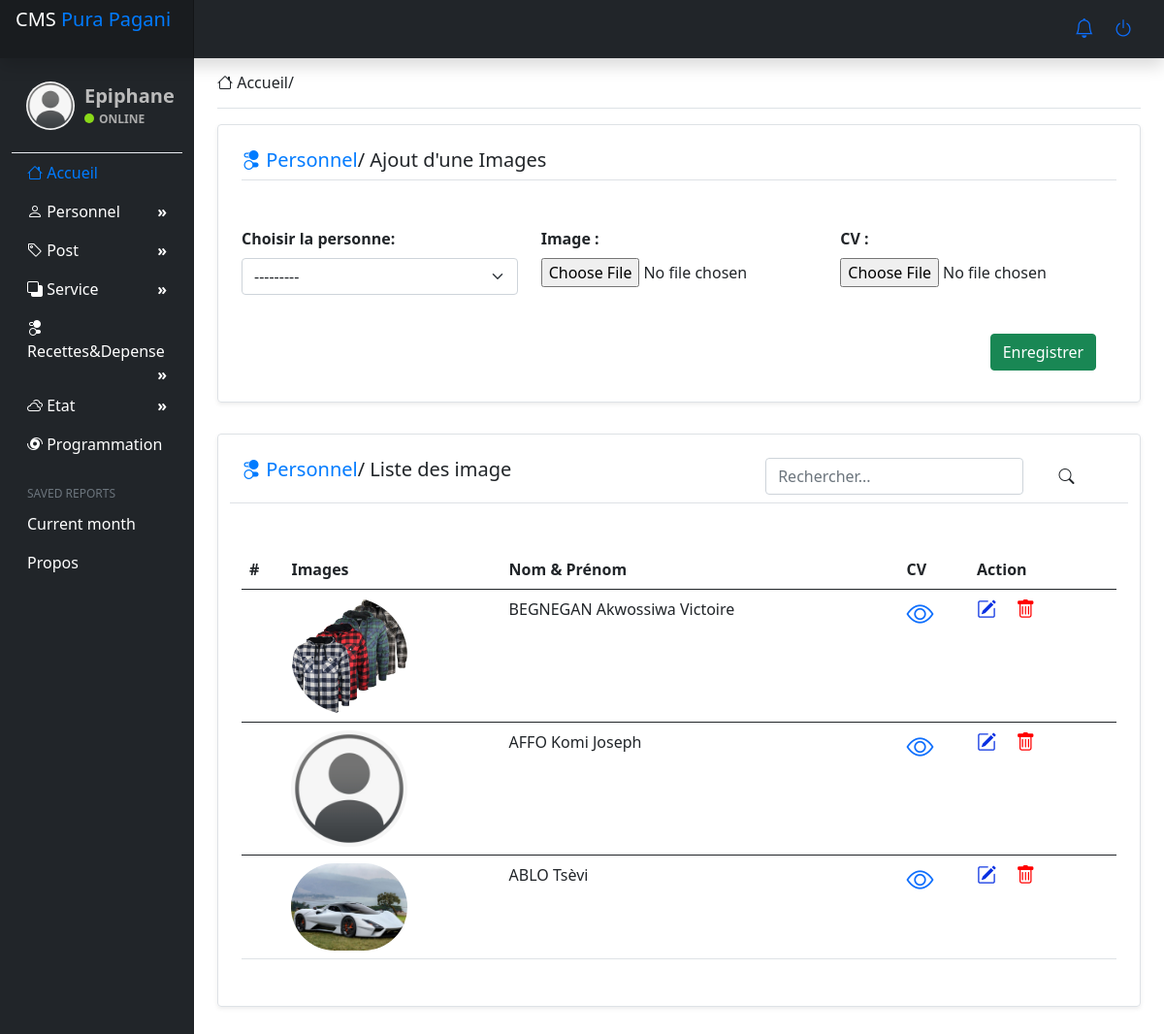
Screenshot of /add_image/ (signed in) with the database file from the repository.
### direction/models.py (models this page shows)
class Doc(models.Model):
    image = models.ImageField(null=True, blank=True)
    pdf = models.FileField(null=True, blank=True)
    personne_profil = models.ForeignKey(
        Personnel, on_delete=models.SET_NULL, null=True, blank=True)
    date_create = models.DateTimeField(auto_now_add=True, null=True)
    @property
    def imageURL(self):
        try:
            url = self.image.url
        except:
            url = ''
        return url

class Personnel(models.Model):
    nom = models.CharField(max_length=200, null=True)
    prenom = models.CharField(max_length=200, null=True)
    date_naissance = models.DateField(
        auto_now_add=False, auto_now=False, blank=True, null=True)
    sexe = models.CharField(max_length=200, null=True)
    email = models.CharField(max_length=200, null=True)
    telephone = models.CharField(max_length=200, null=True)
    adresse = models.CharField(max_length=200, null=True)
    nationalite = models.CharField(max_length=200, null=True)
    situation_matrimonial = models.CharField(max_length=200, null=True)
    nombre_enfant = models.IntegerField(blank=True, null=True)
    contrat = models.CharField(max_length=200, null=True)
    date_debut = models.DateField(
        auto_now_add=False, auto_now=False, blank=True, null=True)
    date_fin = models.DateField(
        auto_now_add=False, auto_now=False, blank=True, null=True)
    personne_prevenir = models.CharField(max_length=200, null=True)
    telephone_prevenir = models.CharField(max_length=200, null=True)
    numero_bank = models.CharField(max_length=200, null=True)
    numero_cnss = models.CharField(max_length=200, null=True)
    personne_post = models.ForeignKey(
        Poste, on_delete=models.SET_NULL, null=True, blank=True)
    date_create = models.DateTimeField(auto_now_add=True, null=True)
    def __str__(self):
        return self.nom+' '+self.prenom

### direction/views.py (the view)
# urls.py: path('add_image/', views.addImage, name="add_image"),
@login_required(login_url='login')
def addImage(request):
    submitted = False
    if request.method == 'POST':
        form = ImageForm(request.POST, request.FILES)
        if form.is_valid():
            form.save()
            return HttpResponseRedirect('/add_image?submitted=True')
    else:
        form = ImageForm
        if 'submitted' in request.GET:
            submitted = True
    listDoc = Doc.objects.all()
    context = {'form': form, 'submitted': submitted, 'listDoc': listDoc}
    return render(request, 'directions/add_image.html', context)

### direction/templates/directions/add_image.html (shortened to what this page needs)
{% extends 'directions/main.html'%}
{% block content %}
<div class="row mb-2">
    <div class="col-md-12">
        <div class="row g-0 border rounded overflow-hidden flex-md-row mb-4 shadow-sm h-md-250 position-relative">
        <div class="col p-4 d-flex flex-column position-static">
            <h2 class="h5 pt pb-2 mb-4 border-bottom"><span class="title-h"><i class="bi bi-toggles2"></i> Personnel</span>/ Ajout d'une Images</h2>
            <br>
            <div class="row mb-2">
                <div class="col-md-12">
                    <form action="" method="post" enctype="multipart/form-data">
                        <div class="row">
                            <div class="col-md-4">
                                    <label class="form-label"><b>Choisir la personne:</b></label>
                                    {{ form.personne_profil }}
                            </div>
                            <div class="col-md-4">
                                <label class="form-label"><b>Image :</b></label>
                                {{ form.image }}
                            </div>
                            <div class="col-md-4">
                                <label class="form-label"><b>CV : </b></label>
                                {{ form.pdf }}
                            </div>
                        </div>
                        <br>
                        <div class="row">
                            <div class="col-md-10">
                            </div>
                            <div class="col-md-2">
                                <button class="btn btn-success" type="submit">Enregistrer</button>
                            </div>
                    </div>
                    </form>
                </div>
            </div>
        </div>
        </div>
    </div>
</div>
<div class="row mb-2">
    <div class="col-md-12">
        <div class="row g-0 border rounded overflow-hidden flex-md-row mb-4 shadow-sm h-md-250 position-relative">
        <div class="col p-4 d-flex flex-column position-static">
            <div class="row pt pb-2 mb-4 border-bottom">
                <div class="col-md-5">
                    <h2 class="h5"><span class="title-h"><i class="bi bi-toggles2"></i> Personnel</span>/ Liste des image </h2>
                </div>
                <div class="col-md-2"></div>
                <div class="col-md-5">
                    <div class="row mr-5">
                            <form action="{% url 'list_personnel' %}" method="post">
                                <div class="row">
                                    <div class="col-md-9">
                                        <input type="search" class="form-control me-2" placeholder="Rechercher..." name="recherche">
                                    </div>
                                    <div class="col-md-3">
                                        <button type="submit" class="btn btn"><i class="bi bi-search"></i></button>
                                    </div>
                                </div>
                            </form>
                    </div>
                </div>
            </div>
            <br>
            <div class="row mb-2">
                <div class="col-md-12">
                <table class="table">
                    <thead>
                        <tr>
                            <th>#</th>
                            <th>Images</th>
                            <th>Nom & Prénom</th>
                            <th>CV</th>
                            <th>Action</th>
                        </tr>
                    </thead>
                    {% for ecoImg in listDoc %}
                    <tbody>
                        <tr>
                            <td></td>
                            <td>
                                <img src="{{ ecoImg.imageURL }}" class="img-responsive" alt="" style=" width: 120px; border-radius: 70px;">
                            </td>
                            <td>{{ ecoImg.personne_profil }}</td>
                            <td><a href="{{ ecoImg.pdf.url }}"><i class="bi bi-eye h3"></i></a></td>
                            <td>
                                <a href="{% url 'update_image' ecoImg.id %}"><i class="bi bi-pencil-square h5" style="color: rgb(8, 48, 226);"></i></a>
                                    <a href="{% url 'delete_image' ecoImg.id %}"><i class="bi bi-trash h5 p-3" style="color: red;"></i></a>
                            </td>
                        </tr>
                    </tbody>
                    {% endfor %}
                </table>
                </div>
            </div>
        </div>
        </div>
    </div>
</div>
{% endblock content %}

### direction/templates/directions/main.html (shortened to what this page needs)
{% load static %}
<!doctype html>
<html lang="en">
  <head>
    <link rel="stylesheet" href="{% static '/css/main.css'%}">
    <link rel="stylesheet" href="{% static '/css/bootstrap/css/bootstrap.min.css'%}">
    <link rel="stylesheet" href="{% static '/bootstrap-icons/bootstrap-icons.css'%}">
  </head>
  <body>
<header class="navbar navbar-dark sticky-top bg-dark flex-md-nowrap p-0 shadow" style="height: 60px;">
  <a class="navbar-brand col-md-3 col-lg-2 me-0 px-3" href="#" style="height: 60px;">CMS <span class="title-h">Pura Pagani</span></a>
  <ul class="navbar-nav px-3">
    <li class="nav-item text-nowrap">
      <a href="" ><i class="bi bi-bell h5"></i></a>
      <a href="{% url 'deconnexion' %}" ><i class="bi bi-power h5 p-3  "></i></a>
    </li>
  </ul>
</header>
<div class="container-fluid">
  <div class="row">
    <nav id="sidebarMenu" class="col-md-3 col-lg-2 d-md-block bg-dark sidebar collapse">
      <div class="position-sticky pt-3">
        <div class="profile-sidebar">
			<div class="profile-userpic">
                <img src="{% static 'images/user.png' %}" class="img-responsive" alt="">
			</div>
			<div class="profile-usertitle">
				<div class="profile-usertitle-name">{{ request.user }}</div>
				<div class="profile-usertitle-status"><span class="indicator label-success"></span>Online</div>
			</div>
		</div>
        <ul class="nav flex-column">
            <li class="nav-item">
                <a class="nav-link active" aria-current="page" href="{% url 'index' %}">
                  <span data-feather="home"><i class="bi bi-house"></i></span>
                  Accueil
                </a>
              </li>
            <li class="nav-item">
                <a class="nav-link" href="#"><i class="bi bi-person"></i> Personnel <b class="float-end">&raquo;</b> </a>
            </li>
            <li class="nav-item">
              <a class="nav-link" href="#"><i class="bi bi-tag"></i> Post <b class="float-end">&raquo;</b> </a>
          </li>
            <li class="nav-item">
                <a class="nav-link" href="#"><i class="bi bi-back"></i> Service <b class="float-end">&raquo;</b> </a>
            </li>
            <li class="nav-item">
                <a class="nav-link" href="#"><i class="bi bi-toggles2"></i> Recettes&Depense <b class="float-end">&raquo;</b> </a>
            </li>
            <li class="nav-item">
                <a class="nav-link" href="#"><i class="bi bi-clouds"></i> Etat<b class="float-end">&raquo;</b> </a>
            </li>
            <li class="nav-item">
                <a class="nav-link" href="#">
                  <i class="bi bi-hurricane"></i> Programmation
                </a>
              </li>
        </ul>
        <h6 class="sidebar-heading d-flex justify-content-between align-items-center px-3 mt-4 mb-1 text-muted">
          <span>Saved reports</span>
        </h6>
        <ul class="nav flex-column mb-2">
          <li class="nav-item">
            <a class="nav-link" href="#">
              Current month
            </a>
          </li>
          <li class="nav-item">
            <a class="nav-link" href="#">
              Propos
            </a>
          </li>
        </ul>
      </div>
    </nav>
    <main class="col-md-9 ms-sm-auto col-lg-10 px-md-4">
      <div class="d-flex justify-content-between flex-wrap flex-md-nowrap align-items-center pt-3 pb-2 mb-3 border-bottom">
        <h1 class="h6"><i class="bi bi-house"></i> Accueil/</h1>
      </div>
      {% block content %}
      {% endblock content %}
    </main>
  </div>
</div>
</body>
</html>

### static/css/main.css (style rules this page uses)
body { font-size: 0.875rem; }
.sidebar { position: fixed; top: 0; bottom: 0; left: 0; z-index: 100; padding: 48px 0 0; box-shadow: inset -1px 0 0 rgba(0, 0, 0, 0.1); }
.sidebar .nav-link { font-weight: 500; color: rgb(255, 255, 255); }
.sidebar .nav-link.active { color: #007bff; }
.sidebar-heading { font-size: 0.75rem; text-transform: uppercase; }
.navbar-brand { padding-top: 0.75rem; padding-bottom: 0.75rem; font-size: 1rem; background-color: rgba(0, 0, 0, 0.25); box-shadow: inset -1px 0 0 rgba(0, 0, 0, 0.25); }
.title-h { color: #007bff; }
.profile-sidebar { padding: 10px 0; border-bottom: 1px solid #e9ecf2; }
.profile-userpic img { float: left; margin: 10px 10px 0px 15px; width: 50px; height: 50px; border-radius: 9999px !important; }
.profile-usertitle-status { text-transform: uppercase; color: #aaa; font-size: 12px; font-weight: 600; margin-bottom: 15px; }
.profile-usertitle { color: #bbb; font-weight: 700; margin-bottom: 10px; margin: 10px 0px 0px 15px; }
.profile-usertitle-name { font-size: 20px; margin-bottom: 0px; }
.indicator { width: 10px; height: 10px; display: inline-block; border-radius: 9999px; margin-right: 5px; }
.label-success { background-color: #8ad919; }
@media all and (min-width: 992px) { .sidebar li { position: relative; } }

### rows the page displays
Doc: imageURL (picture), personne_profil "BEGNEGAN Akwossiwa Victoire"
Doc: imageURL (picture), personne_profil "AFFO Komi Joseph"
Doc: imageURL (picture), personne_profil "ABLO Tsèvi"

### other values shown
{{ request.user }} "Epiphane"
